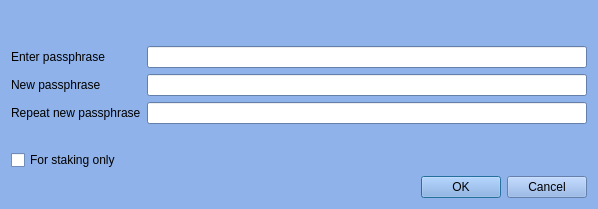
<?xml version="1.0" encoding="UTF-8"?>
<ui version="4.0">
 <class>AskPassphraseDialog</class>
 <widget class="QDialog" name="AskPassphraseDialog">
  <property name="geometry">
   <rect>
    <x>0</x>
    <y>0</y>
    <width>598</width>
    <height>209</height>
   </rect>
  </property>
  <property name="sizePolicy">
   <sizepolicy hsizetype="Preferred" vsizetype="Minimum">
    <horstretch>0</horstretch>
    <verstretch>0</verstretch>
   </sizepolicy>
  </property>
  <property name="minimumSize">
   <size>
    <width>550</width>
    <height>0</height>
   </size>
  </property>
  <property name="palette">
   <palette>
    <active>
     <colorrole role="WindowText">
      <brush brushstyle="SolidPattern">
       <color alpha="255">
        <red>0</red>
        <green>0</green>
        <blue>0</blue>
       </color>
      </brush>
     </colorrole>
     <colorrole role="Button">
      <brush brushstyle="SolidPattern">
       <color alpha="238">
        <red>135</red>
        <green>173</green>
        <blue>232</blue>
       </color>
      </brush>
     </colorrole>
     <colorrole role="Light">
      <brush brushstyle="SolidPattern">
       <color alpha="238">
        <red>241</red>
        <green>247</green>
        <blue>255</blue>
       </color>
      </brush>
     </colorrole>
     <colorrole role="Midlight">
      <brush brushstyle="SolidPattern">
       <color alpha="238">
        <red>188</red>
        <green>210</green>
        <blue>243</blue>
       </color>
      </brush>
     </colorrole>
     <colorrole role="Dark">
      <brush brushstyle="SolidPattern">
       <color alpha="238">
        <red>67</red>
        <green>86</green>
        <blue>116</blue>
       </color>
      </brush>
     </colorrole>
     <colorrole role="Mid">
      <brush brushstyle="SolidPattern">
       <color alpha="238">
        <red>90</red>
        <green>115</green>
        <blue>154</blue>
       </color>
      </brush>
     </colorrole>
     <colorrole role="Text">
      <brush brushstyle="SolidPattern">
       <color alpha="255">
        <red>0</red>
        <green>0</green>
        <blue>0</blue>
       </color>
      </brush>
     </colorrole>
     <colorrole role="BrightText">
      <brush brushstyle="SolidPattern">
       <color alpha="255">
        <red>255</red>
        <green>255</green>
        <blue>255</blue>
       </color>
      </brush>
     </colorrole>
     <colorrole role="ButtonText">
      <brush brushstyle="SolidPattern">
       <color alpha="255">
        <red>0</red>
        <green>0</green>
        <blue>0</blue>
       </color>
      </brush>
     </colorrole>
     <colorrole role="Base">
      <brush brushstyle="SolidPattern">
       <color alpha="255">
        <red>255</red>
        <green>255</green>
        <blue>255</blue>
       </color>
      </brush>
     </colorrole>
     <colorrole role="Window">
      <brush brushstyle="SolidPattern">
       <color alpha="238">
        <red>135</red>
        <green>173</green>
        <blue>232</blue>
       </color>
      </brush>
     </colorrole>
     <colorrole role="Shadow">
      <brush brushstyle="SolidPattern">
       <color alpha="255">
        <red>0</red>
        <green>0</green>
        <blue>0</blue>
       </color>
      </brush>
     </colorrole>
     <colorrole role="AlternateBase">
      <brush brushstyle="SolidPattern">
       <color alpha="246">
        <red>195</red>
        <green>214</green>
        <blue>243</blue>
       </color>
      </brush>
     </colorrole>
     <colorrole role="ToolTipBase">
      <brush brushstyle="SolidPattern">
       <color alpha="255">
        <red>255</red>
        <green>255</green>
        <blue>220</blue>
       </color>
      </brush>
     </colorrole>
     <colorrole role="ToolTipText">
      <brush brushstyle="SolidPattern">
       <color alpha="255">
        <red>0</red>
        <green>0</green>
        <blue>0</blue>
       </color>
      </brush>
     </colorrole>
    </active>
    <inactive>
     <colorrole role="WindowText">
      <brush brushstyle="SolidPattern">
       <color alpha="255">
        <red>0</red>
        <green>0</green>
        <blue>0</blue>
       </color>
      </brush>
     </colorrole>
     <colorrole role="Button">
      <brush brushstyle="SolidPattern">
       <color alpha="238">
        <red>135</red>
        <green>173</green>
        <blue>232</blue>
       </color>
      </brush>
     </colorrole>
     <colorrole role="Light">
      <brush brushstyle="SolidPattern">
       <color alpha="238">
        <red>241</red>
        <green>247</green>
        <blue>255</blue>
       </color>
      </brush>
     </colorrole>
     <colorrole role="Midlight">
      <brush brushstyle="SolidPattern">
       <color alpha="238">
        <red>188</red>
        <green>210</green>
        <blue>243</blue>
       </color>
      </brush>
     </colorrole>
     <colorrole role="Dark">
      <brush brushstyle="SolidPattern">
       <color alpha="238">
        <red>67</red>
        <green>86</green>
        <blue>116</blue>
       </color>
      </brush>
     </colorrole>
     <colorrole role="Mid">
      <brush brushstyle="SolidPattern">
       <color alpha="238">
        <red>90</red>
        <green>115</green>
        <blue>154</blue>
       </color>
      </brush>
     </colorrole>
     <colorrole role="Text">
      <brush brushstyle="SolidPattern">
       <color alpha="255">
        <red>0</red>
        <green>0</green>
        <blue>0</blue>
       </color>
      </brush>
     </colorrole>
     <colorrole role="BrightText">
      <brush brushstyle="SolidPattern">
       <color alpha="255">
        <red>255</red>
        <green>255</green>
        <blue>255</blue>
       </color>
      </brush>
     </colorrole>
     <colorrole role="ButtonText">
      <brush brushstyle="SolidPattern">
       <color alpha="255">
        <red>0</red>
        <green>0</green>
        <blue>0</blue>
       </color>
      </brush>
     </colorrole>
     <colorrole role="Base">
      <brush brushstyle="SolidPattern">
       <color alpha="255">
        <red>255</red>
        <green>255</green>
        <blue>255</blue>
       </color>
      </brush>
     </colorrole>
     <colorrole role="Window">
      <brush brushstyle="SolidPattern">
       <color alpha="238">
        <red>135</red>
        <green>173</green>
        <blue>232</blue>
       </color>
      </brush>
     </colorrole>
     <colorrole role="Shadow">
      <brush brushstyle="SolidPattern">
       <color alpha="255">
        <red>0</red>
        <green>0</green>
        <blue>0</blue>
       </color>
      </brush>
     </colorrole>
     <colorrole role="AlternateBase">
      <brush brushstyle="SolidPattern">
       <color alpha="246">
        <red>195</red>
        <green>214</green>
        <blue>243</blue>
       </color>
      </brush>
     </colorrole>
     <colorrole role="ToolTipBase">
      <brush brushstyle="SolidPattern">
       <color alpha="255">
        <red>255</red>
        <green>255</green>
        <blue>220</blue>
       </color>
      </brush>
     </colorrole>
     <colorrole role="ToolTipText">
      <brush brushstyle="SolidPattern">
       <color alpha="255">
        <red>0</red>
        <green>0</green>
        <blue>0</blue>
       </color>
      </brush>
     </colorrole>
    </inactive>
    <disabled>
     <colorrole role="WindowText">
      <brush brushstyle="SolidPattern">
       <color alpha="238">
        <red>67</red>
        <green>86</green>
        <blue>116</blue>
       </color>
      </brush>
     </colorrole>
     <colorrole role="Button">
      <brush brushstyle="SolidPattern">
       <color alpha="238">
        <red>135</red>
        <green>173</green>
        <blue>232</blue>
       </color>
      </brush>
     </colorrole>
     <colorrole role="Light">
      <brush brushstyle="SolidPattern">
       <color alpha="238">
        <red>241</red>
        <green>247</green>
        <blue>255</blue>
       </color>
      </brush>
     </colorrole>
     <colorrole role="Midlight">
      <brush brushstyle="SolidPattern">
       <color alpha="238">
        <red>188</red>
        <green>210</green>
        <blue>243</blue>
       </color>
      </brush>
     </colorrole>
     <colorrole role="Dark">
      <brush brushstyle="SolidPattern">
       <color alpha="238">
        <red>67</red>
        <green>86</green>
        <blue>116</blue>
       </color>
      </brush>
     </colorrole>
     <colorrole role="Mid">
      <brush brushstyle="SolidPattern">
       <color alpha="238">
        <red>90</red>
        <green>115</green>
        <blue>154</blue>
       </color>
      </brush>
     </colorrole>
     <colorrole role="Text">
      <brush brushstyle="SolidPattern">
       <color alpha="238">
        <red>67</red>
        <green>86</green>
        <blue>116</blue>
       </color>
      </brush>
     </colorrole>
     <colorrole role="BrightText">
      <brush brushstyle="SolidPattern">
       <color alpha="255">
        <red>255</red>
        <green>255</green>
        <blue>255</blue>
       </color>
      </brush>
     </colorrole>
     <colorrole role="ButtonText">
      <brush brushstyle="SolidPattern">
       <color alpha="238">
        <red>67</red>
        <green>86</green>
        <blue>116</blue>
       </color>
      </brush>
     </colorrole>
     <colorrole role="Base">
      <brush brushstyle="SolidPattern">
       <color alpha="238">
        <red>135</red>
        <green>173</green>
        <blue>232</blue>
       </color>
      </brush>
     </colorrole>
     <colorrole role="Window">
      <brush brushstyle="SolidPattern">
       <color alpha="238">
        <red>135</red>
        <green>173</green>
        <blue>232</blue>
       </color>
      </brush>
     </colorrole>
     <colorrole role="Shadow">
      <brush brushstyle="SolidPattern">
       <color alpha="255">
        <red>0</red>
        <green>0</green>
        <blue>0</blue>
       </color>
      </brush>
     </colorrole>
     <colorrole role="AlternateBase">
      <brush brushstyle="SolidPattern">
       <color alpha="238">
        <red>135</red>
        <green>173</green>
        <blue>232</blue>
       </color>
      </brush>
     </colorrole>
     <colorrole role="ToolTipBase">
      <brush brushstyle="SolidPattern">
       <color alpha="255">
        <red>255</red>
        <green>255</green>
        <blue>220</blue>
       </color>
      </brush>
     </colorrole>
     <colorrole role="ToolTipText">
      <brush brushstyle="SolidPattern">
       <color alpha="255">
        <red>0</red>
        <green>0</green>
        <blue>0</blue>
       </color>
      </brush>
     </colorrole>
    </disabled>
   </palette>
  </property>
  <property name="windowTitle">
   <string>Passphrase Dialog</string>
  </property>
  <layout class="QVBoxLayout" name="verticalLayout">
   <item>
    <widget class="QLabel" name="warningLabel">
     <property name="textFormat">
      <enum>Qt::RichText</enum>
     </property>
     <property name="wordWrap">
      <bool>true</bool>
     </property>
    </widget>
   </item>
   <item>
    <layout class="QFormLayout" name="formLayout">
     <property name="fieldGrowthPolicy">
      <enum>QFormLayout::AllNonFixedFieldsGrow</enum>
     </property>
     <item row="0" column="0">
      <widget class="QLabel" name="passLabel1">
       <property name="text">
        <string>Enter passphrase</string>
       </property>
      </widget>
     </item>
     <item row="0" column="1">
      <widget class="QLineEdit" name="passEdit1">
       <property name="echoMode">
        <enum>QLineEdit::Password</enum>
       </property>
      </widget>
     </item>
     <item row="1" column="0">
      <widget class="QLabel" name="passLabel2">
       <property name="text">
        <string>New passphrase</string>
       </property>
      </widget>
     </item>
     <item row="1" column="1">
      <widget class="QLineEdit" name="passEdit2">
       <property name="echoMode">
        <enum>QLineEdit::Password</enum>
       </property>
      </widget>
     </item>
     <item row="2" column="0">
      <widget class="QLabel" name="passLabel3">
       <property name="text">
        <string>Repeat new passphrase</string>
       </property>
      </widget>
     </item>
     <item row="2" column="1">
      <widget class="QLineEdit" name="passEdit3">
       <property name="echoMode">
        <enum>QLineEdit::Password</enum>
       </property>
      </widget>
     </item>
     <item row="3" column="1">
      <widget class="QLabel" name="capsLabel">
       <property name="font">
        <font>
         <weight>75</weight>
         <bold>true</bold>
        </font>
       </property>
       <property name="text">
        <string/>
       </property>
       <property name="alignment">
        <set>Qt::AlignCenter</set>
       </property>
      </widget>
     </item>
     <item row="4" column="0">
      <widget class="QCheckBox" name="stakingCheckBox">
       <property name="enabled">
        <bool>true</bool>
       </property>
       <property name="visible">
        <bool>false</bool>
       </property>
       <property name="toolTip">
        <string>Serves to disable the trivial sendmoney when OS account compromised. Provides no real security.</string>
       </property>
       <property name="text">
        <string>For staking only</string>
       </property>
      </widget>
     </item>
    </layout>
   </item>
   <item>
    <widget class="QDialogButtonBox" name="buttonBox">
     <property name="orientation">
      <enum>Qt::Horizontal</enum>
     </property>
     <property name="standardButtons">
      <set>QDialogButtonBox::Cancel|QDialogButtonBox::Ok</set>
     </property>
    </widget>
   </item>
  </layout>
 </widget>
 <resources/>
 <connections>
  <connection>
   <sender>buttonBox</sender>
   <signal>accepted()</signal>
   <receiver>AskPassphraseDialog</receiver>
   <slot>accept()</slot>
   <hints>
    <hint type="sourcelabel">
     <x>248</x>
     <y>254</y>
    </hint>
    <hint type="destinationlabel">
     <x>157</x>
     <y>274</y>
    </hint>
   </hints>
  </connection>
  <connection>
   <sender>buttonBox</sender>
   <signal>rejected()</signal>
   <receiver>AskPassphraseDialog</receiver>
   <slot>reject()</slot>
   <hints>
    <hint type="sourcelabel">
     <x>316</x>
     <y>260</y>
    </hint>
    <hint type="destinationlabel">
     <x>286</x>
     <y>274</y>
    </hint>
   </hints>
  </connection>
 </connections>
</ui>
